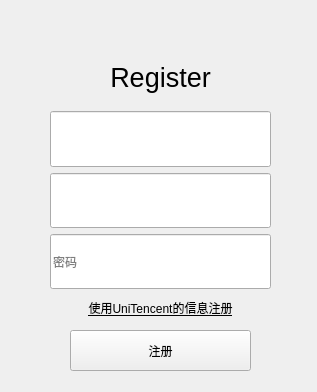
<?xml version="1.0" encoding="UTF-8"?>
<ui version="4.0">
 <class>AddServicePageZbk</class>
 <widget class="QWidget" name="AddServicePageZbk">
  <property name="geometry">
   <rect>
    <x>0</x>
    <y>0</y>
    <width>317</width>
    <height>392</height>
   </rect>
  </property>
  <property name="windowTitle">
   <string>Form</string>
  </property>
  <widget class="QPushButton" name="btnRegister">
   <property name="geometry">
    <rect>
     <x>70</x>
     <y>330</y>
     <width>181</width>
     <height>41</height>
    </rect>
   </property>
   <property name="text">
    <string>注册</string>
   </property>
  </widget>
  <widget class="QWidget" name="layoutWidget">
   <property name="geometry">
    <rect>
     <x>50</x>
     <y>50</y>
     <width>221</width>
     <height>271</height>
    </rect>
   </property>
   <layout class="QVBoxLayout" name="verticalLayout">
    <item>
     <widget class="QLabel" name="label">
      <property name="font">
       <font>
        <pointsize>20</pointsize>
       </font>
      </property>
      <property name="text">
       <string>Register</string>
      </property>
      <property name="alignment">
       <set>Qt::AlignmentFlag::AlignCenter</set>
      </property>
     </widget>
    </item>
    <item>
     <widget class="QLineEdit" name="letId">
      <property name="sizePolicy">
       <sizepolicy hsizetype="Expanding" vsizetype="Preferred">
        <horstretch>0</horstretch>
        <verstretch>0</verstretch>
       </sizepolicy>
      </property>
     </widget>
    </item>
    <item>
     <widget class="QLineEdit" name="letName">
      <property name="sizePolicy">
       <sizepolicy hsizetype="Expanding" vsizetype="Preferred">
        <horstretch>0</horstretch>
        <verstretch>0</verstretch>
       </sizepolicy>
      </property>
     </widget>
    </item>
    <item>
     <widget class="QLineEdit" name="letPass">
      <property name="sizePolicy">
       <sizepolicy hsizetype="Expanding" vsizetype="Preferred">
        <horstretch>0</horstretch>
        <verstretch>0</verstretch>
       </sizepolicy>
      </property>
      <property name="placeholderText">
       <string>密码</string>
      </property>
     </widget>
    </item>
    <item>
     <widget class="QPushButton" name="btnFast">
      <property name="font">
       <font>
        <underline>true</underline>
       </font>
      </property>
      <property name="text">
       <string>使用UniTencent的信息注册</string>
      </property>
      <property name="flat">
       <bool>true</bool>
      </property>
     </widget>
    </item>
   </layout>
  </widget>
 </widget>
 <resources/>
 <connections/>
</ui>
